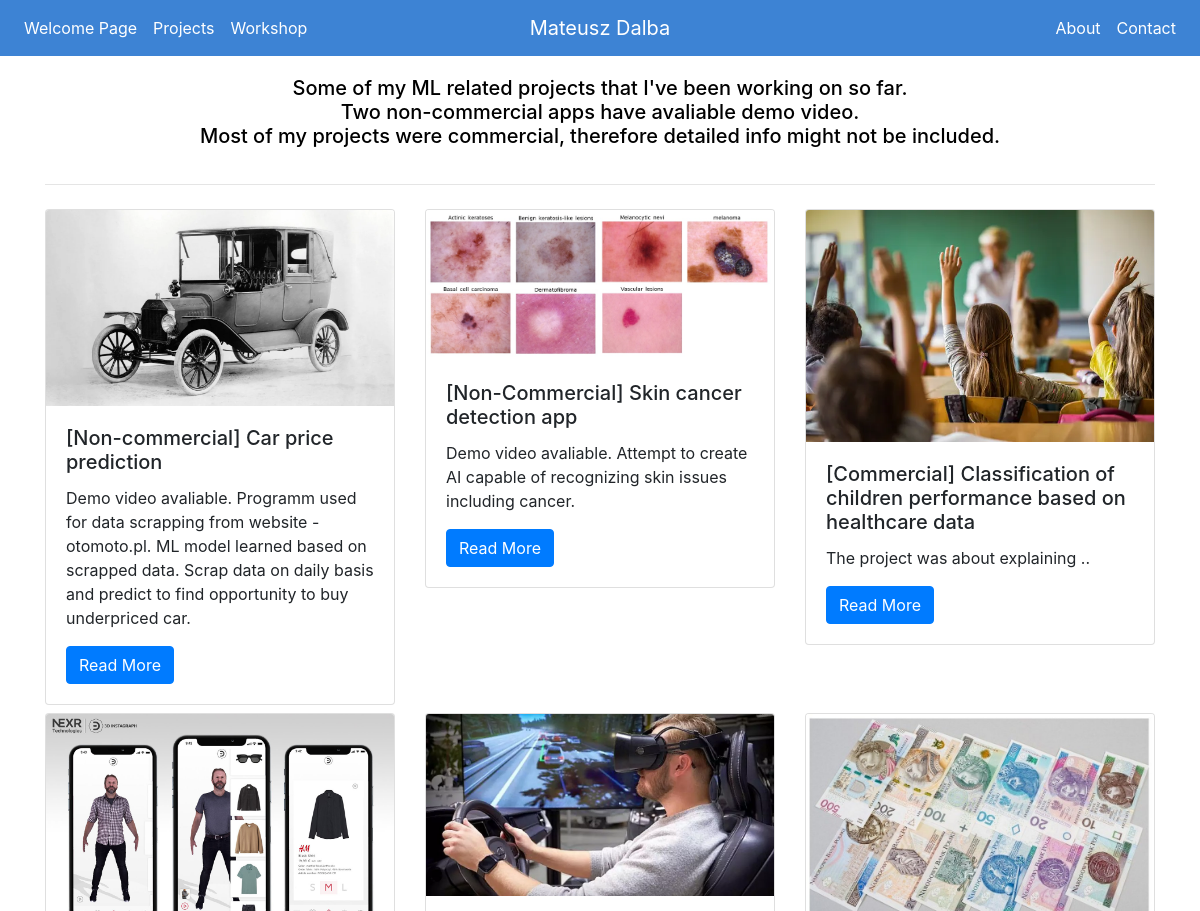
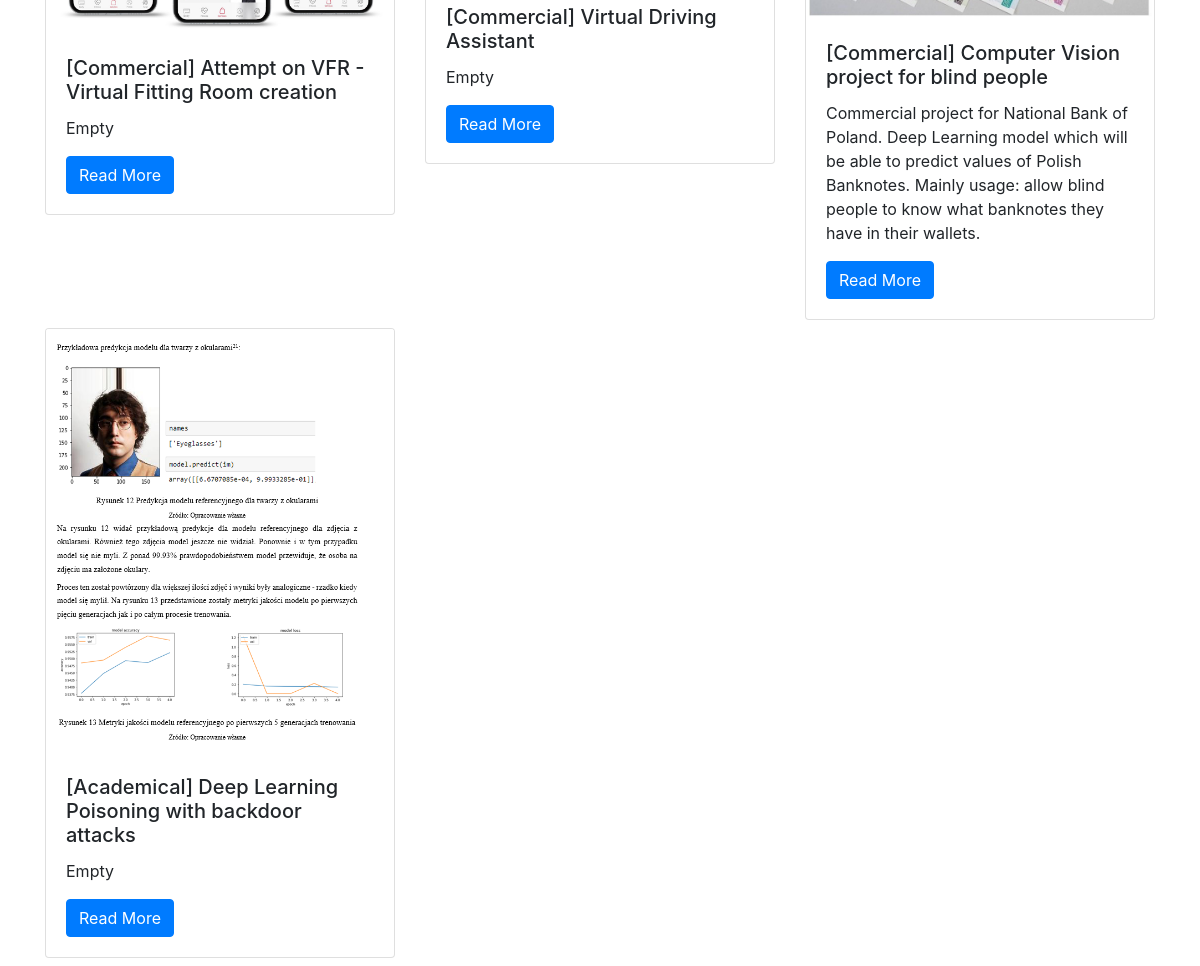
The page /projects/ on the database as committed earlier (2 pictures, top to bottom).
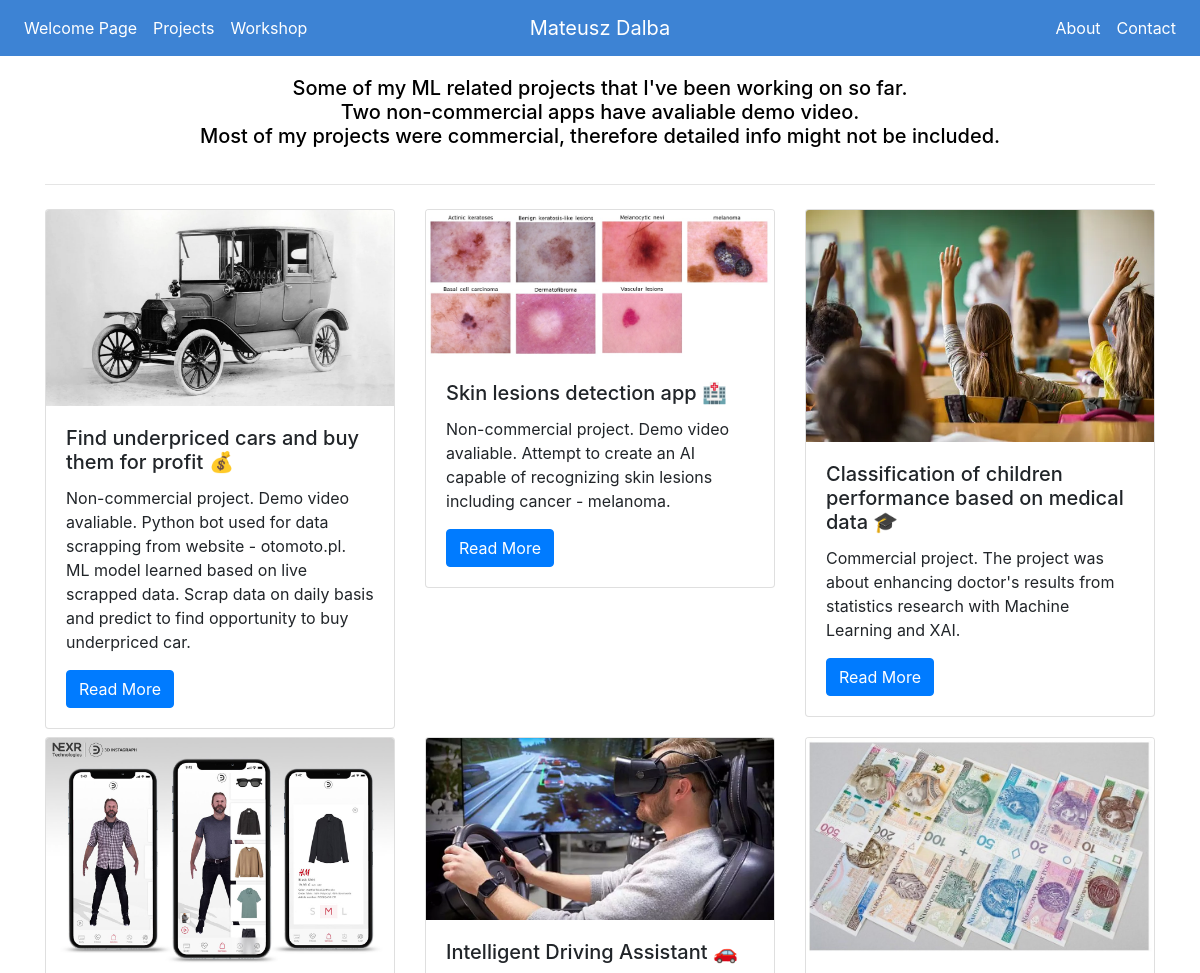
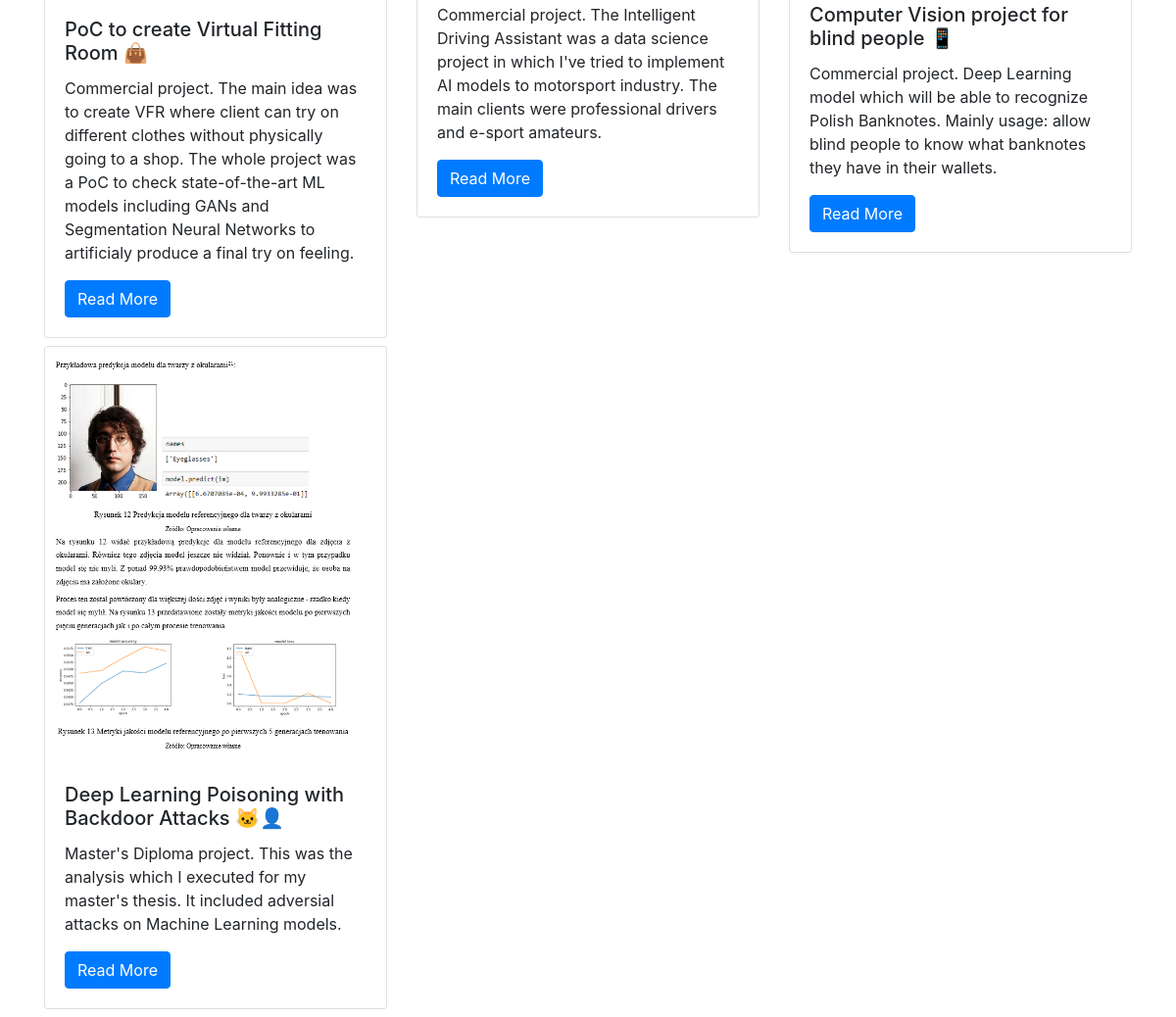
The same page on the database as committed later (2 pictures, top to bottom).
### projects/models.py (models this page shows, shortened)
class Project(models.Model):
    title = models.CharField(max_length=100)
    short_description = models.TextField(default = 'Empty')
    main_features = models.TextField(default ='Empty')
    duration = models.CharField(max_length=100)
    description = models.TextField(default = 'Empty')
    technology = models.CharField(max_length=200)
    image = models.FilePathField(path='projects/static/img/')
    video_url = models.CharField(max_length=500)
    obstacles = models.TextField(default = 'Empty')
    successes = models.TextField(default = 'Empty')
    learn = models.TextField(default = 'Empty')

### projects/views.py (the view)
# urls.py: path("", views.project_index, name='project_index'),
def project_index(request):
    projects = Project.objects.all()
    context = {
        'projects':projects
    }
    return render(request, 'project_index.html', context)

### projects/templates/project_index.html
{% extends "base.html" %}
{% load static %}
{% block page_content %}
<link rel="stylesheet" type="text/css" href="{% static 'css/project_index.css' %}">
<h5 align="center" class="title1">
    Some of my ML related projects that I've been working on so far. <br>
    Two non-commercial apps have avaliable demo video. <br>
    Most of my projects were commercial, therefore detailed info might not be included.
</h5>
<hr>
<div class="row mt-4">
    {% for project in projects %}
        <div class="col-md-4">
            <div class="card mb-2">
                <img class="card-img-top" src="{% static project.image %}">
                <div class="card-body">
                    <h5 class="card-title">{{ project.title }}</h5>
                    <p class="card-text">{{ project.short_description }}</p>
                    <a href="{% url 'project_detail' project.pk %}"
                       class="btn btn-primary">
                        Read More
                    </a>
                </div>
            </div>
        </div>
        {% endfor %}
    </div>
    {% endblock %}

### portfolio/templates/base.html (shortened to what this page needs)
{% load static %}
<link rel="stylesheet" href="https://stackpath.bootstrapcdn.com/bootstrap/4.1.3/css/bootstrap.min.css">
<link rel="stylesheet" href="{% static 'css/base.css' %}">
<nav class="navbar navbar-expand-md navbar-dark" style="background-color: #196dccd7;">
  <div class="navbar-collapse collapse w-100 order-1 order-md-0 dual-collapse2">
      <ul class="navbar-nav mr-auto">
          <li class="nav-item active">
            <a class="nav-link" href="{% url 'welcome_page' %}">Welcome Page</a>
          </li>
          <li class="nav-item active">
            <a class="nav-link" href="{% url 'project_index' %}">Projects</a>
          </li>
          <li class="nav-item active">
            <a class="nav-item nav-link" href="{% url 'code_snippet' %}">Workshop</a>
          </li>
      </ul>
  </div>
  <div class="mx-auto order-0">
      <a class="navbar-brand mx-auto" href="{% url 'about' %}">Mateusz Dalba</a>
  </div>
  <div class="navbar-collapse collapse w-100 order-3 dual-collapse2">
      <ul class="navbar-nav ml-auto">
          <li class="nav-item active">
            <a class="nav-item nav-link " href="{% url 'about' %}">About</a>
          </li>
          <li class="nav-item active">
            <a class="nav-item nav-link " href="{% url 'contact' %}">Contact</a>
          </li>
      </ul>
  </div>
</nav>
<div class="container">
    {% block page_content %} {% endblock %}
</div>

### static/css/project_index.css (style rules this page uses)
.title1 { color: rgb(0, 0, 0); padding: 20px; text-align: center; }

Rows that differ between the two databases and show on the page:
changed Project: title "[Non-commercial] Car price prediction" → "Find underpriced cars and buy them for profit 💰"; short_description "Demo video avaliable. Programm used for data scrapping from website - otomoto.pl. ML model learned based on scrapped data. Scrap data…" → "Non-commercial project. Demo video avaliable. Python bot used for data scrapping from website - otomoto.pl. ML model learned based on live scrapped data. Scrap data…"
changed Project: title "[Non-Commercial] Skin cancer detection app" → "Skin lesions detection app 🏥"; short_description "Demo video avaliable. Attempt to create AI capable of recognizing skin issues including cancer." → "Non-commercial project. Demo video avaliable. Attempt to create an AI capable of recognizing skin lesions including cancer - melanoma."
changed Project: title "[Commercial] Classification of children performance based on healthcare data" → "Classification of children performance based on medical data 🎓"; short_description "The project was about explaining .." → "Commercial project. The project was about enhancing doctor's results from statistics research with Machine Learning and XAI."
changed Project: title "[Commercial] Attempt on VFR - Virtual Fitting Room creation" → "PoC to create Virtual Fitting Room 👜"; short_description "Empty" → "Commercial project. The main idea was to create VFR where client can try on different clothes without physically going to a shop. The whole project was a PoC to check state-of-the-art ML models including GANs and Segmentation Neural Networks to artificialy produce a final try on feeling."
changed Project: title "[Commercial] Virtual Driving Assistant" → "Intelligent Driving Assistant 🚗"; short_description "Empty" → "Commercial project. The Intelligent Driving Assistant was a data science project in which I've tried to implement AI models to motorsport industry. The main clients were professional drivers and e-sport amateurs."
changed Project: title "[Commercial] Computer Vision project for blind people" → "Computer Vision project for blind people 📱"; short_description "Commercial project for National Bank of Poland. Deep Learning model which will be able to predict values of Polish Banknotes. Mainly usage:…" → "Commercial project. Deep Learning model which will be able to recognize Polish Banknotes. Mainly usage:…"
changed Project: title "[Academical] Deep Learning Poisoning with backdoor attacks" → "Deep Learning Poisoning with Backdoor Attacks 🐱‍👤"; short_description "Empty" → "Master's Diploma project. This was the analysis which I executed for my master's thesis. It included adversial attacks on Machine Learning models."
